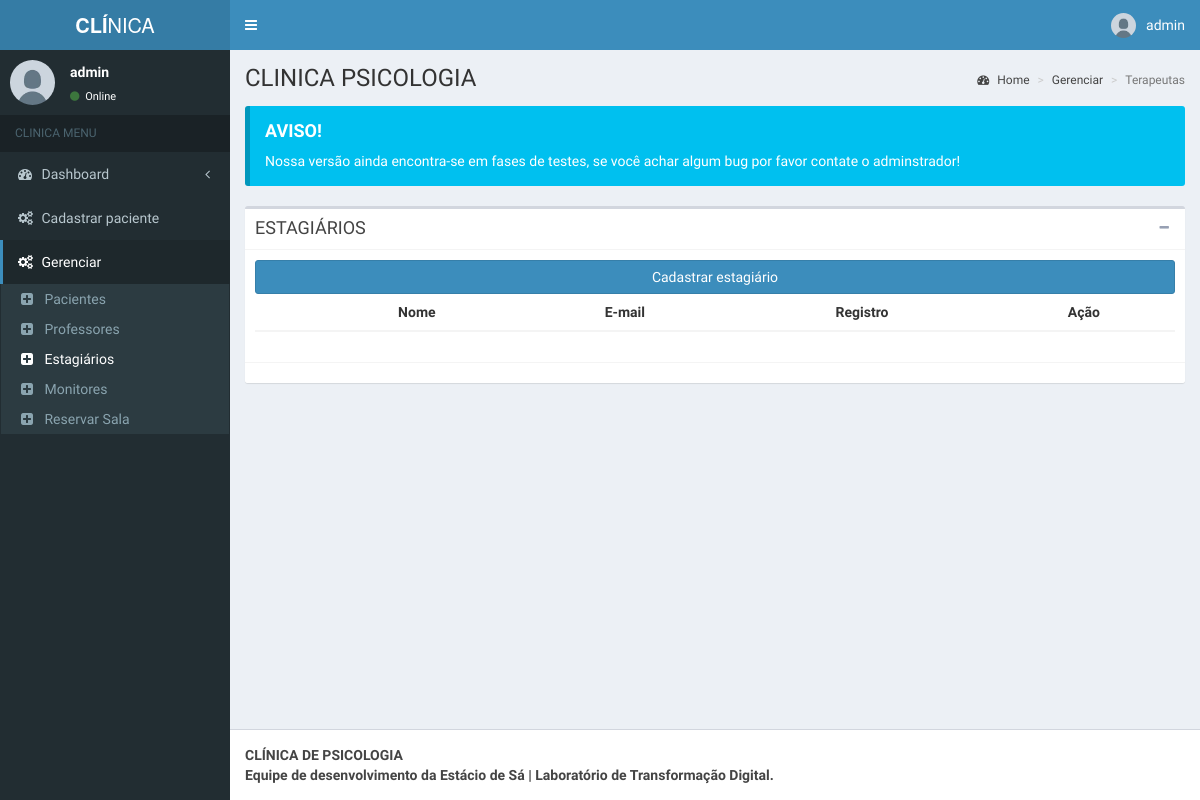
The page /admin/pages/layout/terapeutas.php (signed in) on the database as committed earlier.
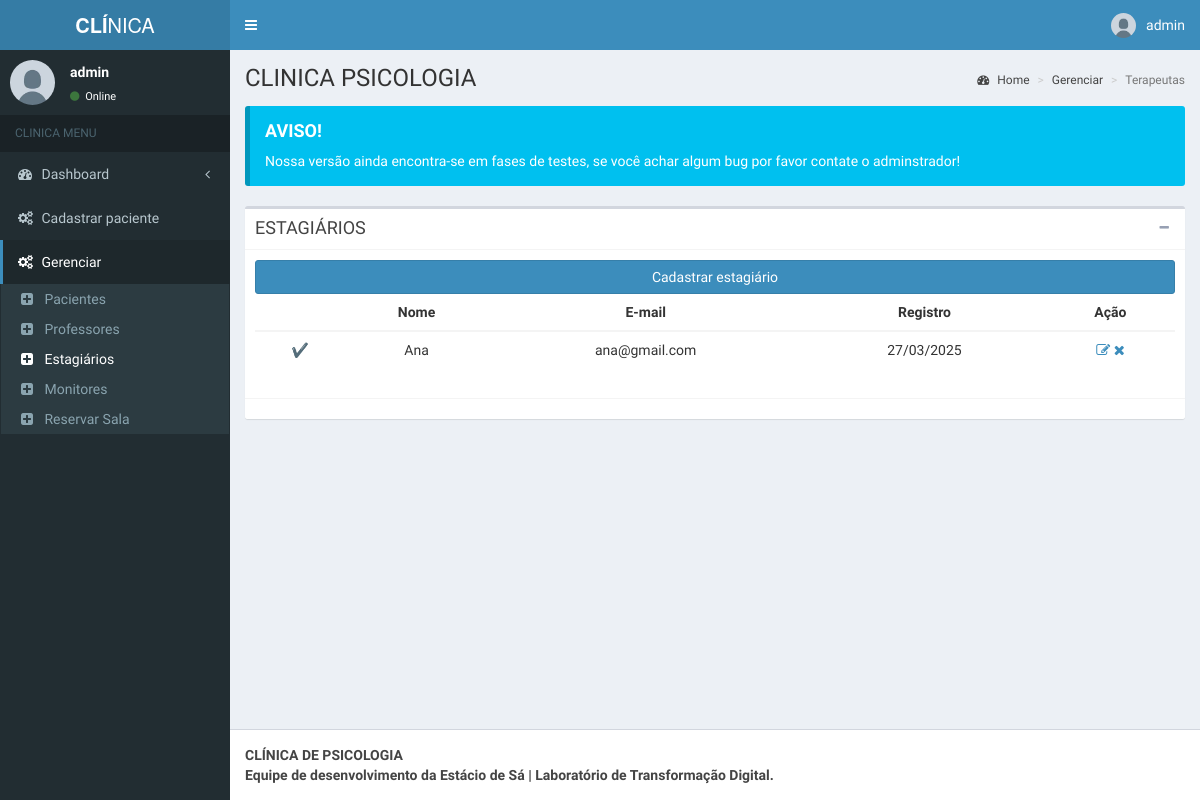
The same page on the database as committed later.
### tables this page shows
CREATE TABLE `tbl_user_terapeuta` (
  `id` int(11) NOT NULL,
  `id_disponibilidade` int(11) UNSIGNED NOT NULL,
  `id_professor` int(11) NOT NULL,
  `nome` varchar(50) NOT NULL,
  `usuario` varchar(20) NOT NULL,
  `email` varchar(100) NOT NULL,
  `senha` varchar(255) NOT NULL,
  `date` timestamp NOT NULL DEFAULT current_timestamp() ON UPDATE current_timestamp()
);

### admin/pages/layout/terapeutas.php (the view, shortened to what the changed rows need)
<?php
include('../../../db/conexao.php');
?>
<!DOCTYPE html>
<html>
<head>
  <link rel="stylesheet" href="../../bootstrap/css/bootstrap.min.css">
  <link rel="stylesheet" href="https://maxcdn.bootstrapcdn.com/font-awesome/4.4.0/css/font-awesome.min.css">
  <link rel="stylesheet" href="https://code.ionicframework.com/ionicons/2.0.1/css/ionicons.min.css">
  <link rel="stylesheet" href="../../dist/css/AdminLTE.min.css">
  <link rel="stylesheet" href="../../dist/css/skins/_all-skins.min.css">
</head>
<body class="hold-transition skin-blue fixed sidebar-mini">
  <div class="wrapper">
    <div class="content-wrapper">
      <section class="content-header">
        <h1>
          CLINICA PSICOLOGIA
        </h1>
      </section>
      <section class="content">
        <div class="box">
          <div class="box-body">
            <div>
              <table class="table table-hover text-center">
                <thead class="table-dark">
                  <tr>
                    <th></th>
                    <th scope="col">Nome</th>
                    <th scope="col">E-mail</th>
                    <th scope="col">Registro</th>
                    <th scope="col">Ação</th>
                  </tr>
                </thead>
                <tbody>
                  <?php
                  $sql = "SELECT * FROM tbl_user_terapeuta";
                  $result = mysqli_query($mysqli, $sql);
                  while ($row = mysqli_fetch_assoc($result)) {
                  ?>
                    <tr>
                    <td><?php echo ($row['id_disponibilidade']==2) ? "❌" : "✔️" ?></td>
                      <td><?php echo $row["nome"] ?></td>
                      <td><?php echo $row["email"] ?></td>
                      <td><?php echo date('d/m/Y', strtotime($row["date"])); ?></td>
                      <td style="background:white">
                        <a href="edit/edit-terapeuta.php?id=<?php echo $row["id"] ?>" class="link-dark"><i class="fa fa-edit"></i></a>
                        <a href="delete/delete-terapeuta.php?id=<?php echo $row["id"] ?>" class="link-dark"><i class="fa fa-remove"></i></a>
                      </td>
                    </tr>
                  <?php
                  }
                  ?>
                </tbody>
              </table>
            </div>
          </div>
        </div>
      </section>
    </div>
  </div>
</body>
</html>

Rows that differ between the two databases and show on the page:
added tbl_user_terapeuta: nome "Ana", email "ana@gmail.com", date "27/03/2025"
